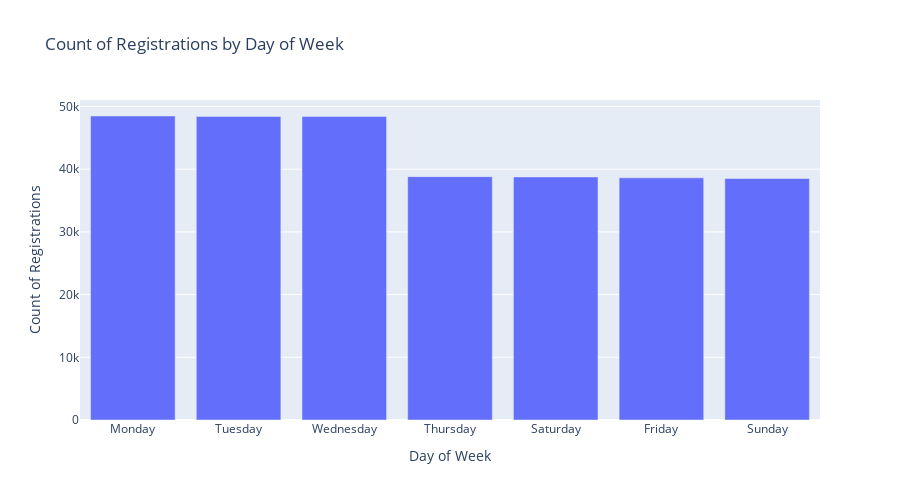

Notebook code cell kept with this figure:
### Code cell
df['Day_of_Week'] = df['send_date'].dt.day_name()
sed = df['Day_of_Week'].value_counts().reset_index()
sed.columns = ['Day_of_Week', 'Count']

fig = px.bar(sed, x='Day_of_Week', y='Count', labels={'Day_of_Week':'Day of Week', 'Count':'Count of Registrations'},
             title='Count of Registrations by Day of Week')
fig.update_layout(width=900, height=500)
fig.show()

### Figure 1 — Plotly figure (JSON) as saved in the notebook; plotly's stock layout.template omitted (floating-point values rounded to 4 significant figures)
{"data": [{"alignmentgroup": "True", "hovertemplate": "Day of Week=%{x}<br>Count of Registrations=%{y}<extra></extra>", "legendgroup": "", "marker": {"color": "#636efa", "pattern": {"shape": ""}}, "name": "", "offsetgroup": "", "orientation": "v", "showlegend": false, "textposition": "auto", "type": "bar", "x": ["Monday", "Tuesday", "Wednesday", "Thursday", "Saturday", "Friday", "Sunday"], "xaxis": "x", "y": [48481, 48416, 48397, 38811, 38768, 38615, 38512], "yaxis": "y"}], "layout": {"barmode": "relative", "height": 500, "legend": {"tracegroupgap": 0}, "title": {"text": "Count of Registrations by Day of Week"}, "width": 900, "xaxis": {"anchor": "y", "domain": [0, 1], "title": {"text": "Day of Week"}}, "yaxis": {"anchor": "x", "domain": [0, 1], "title": {"text": "Count of Registrations"}}}}
